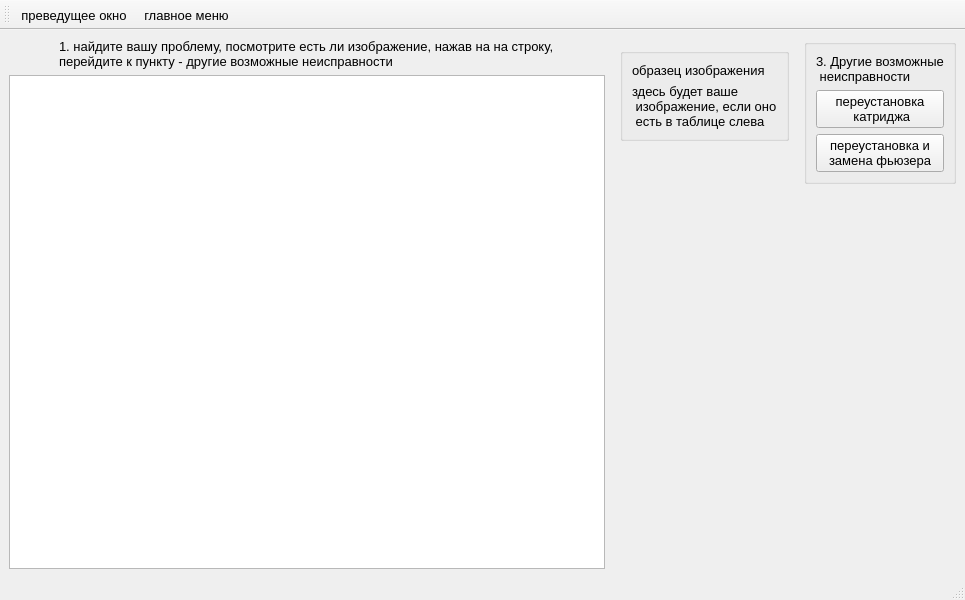
<?xml version="1.0" encoding="UTF-8"?>
<ui version="4.0">
 <class>stripsdirection</class>
 <widget class="QMainWindow" name="stripsdirection">
  <property name="geometry">
   <rect>
    <x>0</x>
    <y>0</y>
    <width>965</width>
    <height>600</height>
   </rect>
  </property>
  <property name="font">
   <font>
    <pointsize>10</pointsize>
   </font>
  </property>
  <property name="windowTitle">
   <string>полосы и линии в направление подачи</string>
  </property>
  <widget class="QWidget" name="centralwidget">
   <layout class="QGridLayout" name="gridLayout_2">
    <item row="0" column="0">
     <layout class="QGridLayout" name="gridLayout">
      <item row="0" column="0">
       <layout class="QVBoxLayout" name="verticalLayout">
        <item alignment="Qt::AlignHCenter">
         <widget class="QLabel" name="label_2">
          <property name="text">
           <string>1. найдите вашу проблему, посмотрите есть ли изображение, нажав на на строку, 
перейдите к пункту - другие возможные неисправности</string>
          </property>
         </widget>
        </item>
        <item>
         <widget class="QTableView" name="strdir">
          <property name="font">
           <font>
            <pointsize>10</pointsize>
           </font>
          </property>
         </widget>
        </item>
       </layout>
      </item>
      <item row="0" column="2" alignment="Qt::AlignRight|Qt::AlignTop">
       <widget class="QGroupBox" name="groupBox">
        <layout class="QVBoxLayout" name="verticalLayout_2">
         <item>
          <widget class="QLabel" name="label_5">
           <property name="text">
            <string>3. Другие возможные
 неисправности</string>
           </property>
          </widget>
         </item>
         <item>
          <widget class="QPushButton" name="katrig">
           <property name="text">
            <string>переустановка
 катриджа</string>
           </property>
          </widget>
         </item>
         <item>
          <widget class="QPushButton" name="fuser">
           <property name="text">
            <string>переустановка и
замена фьюзера</string>
           </property>
          </widget>
         </item>
        </layout>
       </widget>
      </item>
      <item row="0" column="1">
       <widget class="QWidget" name="widget_2" native="true">
        <layout class="QVBoxLayout" name="verticalLayout_3">
         <item alignment="Qt::AlignTop">
          <widget class="QGroupBox" name="verticalGroupBox">
           <layout class="QVBoxLayout" name="verticalLayout_4">
            <item>
             <widget class="QLabel" name="label_3">
              <property name="text">
               <string>образец изображения</string>
              </property>
             </widget>
            </item>
            <item>
             <widget class="QLabel" name="lpic_2">
              <property name="text">
               <string>здесь будет ваше
 изображение, если оно
 есть в таблице слева</string>
              </property>
             </widget>
            </item>
           </layout>
          </widget>
         </item>
        </layout>
       </widget>
      </item>
     </layout>
    </item>
   </layout>
  </widget>
  <widget class="QMenuBar" name="menubar">
   <property name="geometry">
    <rect>
     <x>0</x>
     <y>0</y>
     <width>965</width>
     <height>21</height>
    </rect>
   </property>
  </widget>
  <widget class="QStatusBar" name="statusbar"/>
  <widget class="QToolBar" name="toolBar">
   <property name="windowTitle">
    <string>toolBar</string>
   </property>
   <attribute name="toolBarArea">
    <enum>TopToolBarArea</enum>
   </attribute>
   <attribute name="toolBarBreak">
    <bool>false</bool>
   </attribute>
   <addaction name="nazad"/>
   <addaction name="main"/>
  </widget>
  <action name="main">
   <property name="icon">
    <iconset>
     <normaloff>icon/menu.png</normaloff>icon/menu.png</iconset>
   </property>
   <property name="text">
    <string>главное меню</string>
   </property>
  </action>
  <action name="nazad">
   <property name="icon">
    <iconset>
     <normaloff>icon/28.png</normaloff>icon/28.png</iconset>
   </property>
   <property name="text">
    <string>преведущее окно</string>
   </property>
  </action>
 </widget>
 <resources/>
 <connections/>
</ui>
